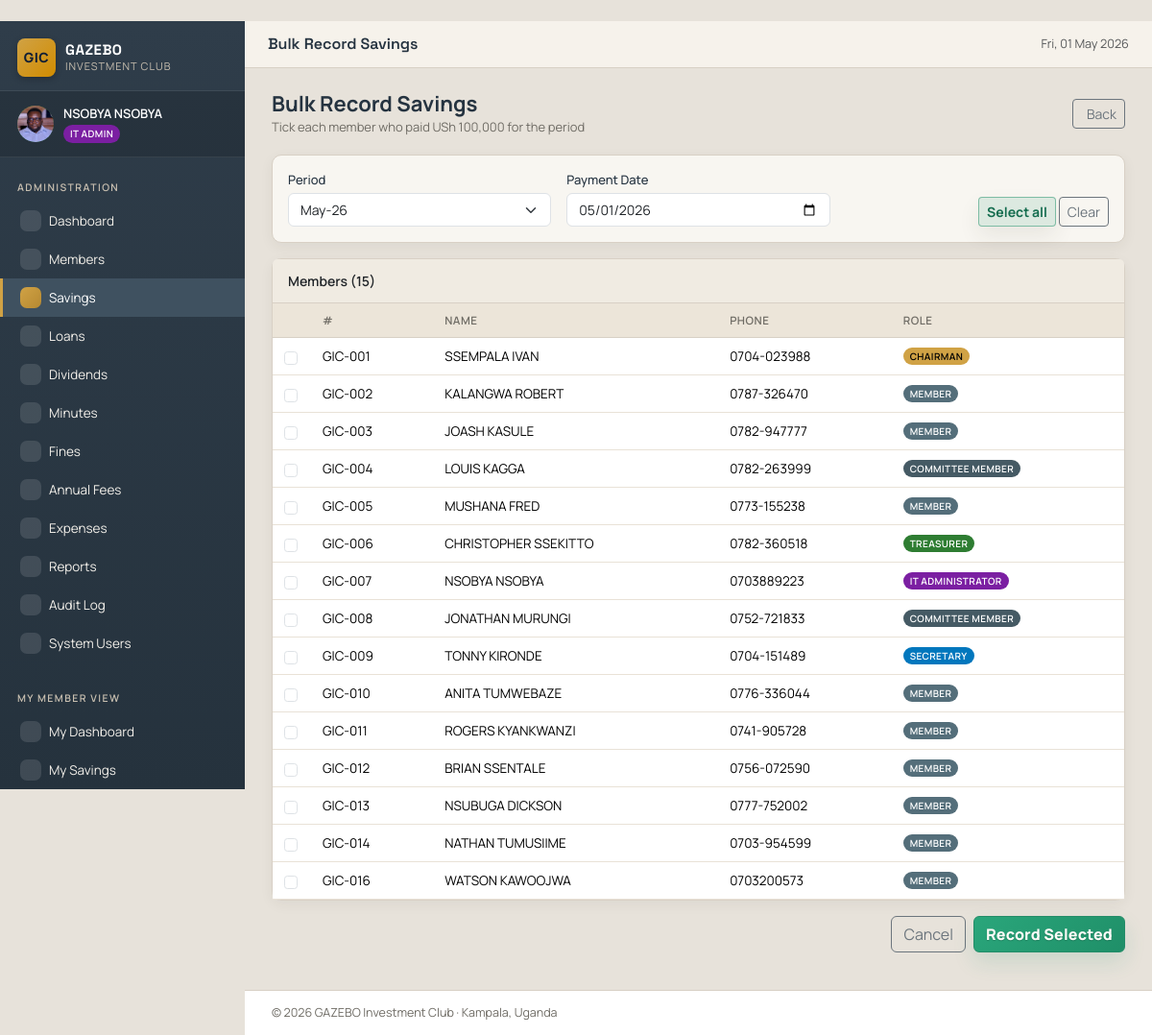
Before: /admin/savings/bulk (signed in) with the older database file.
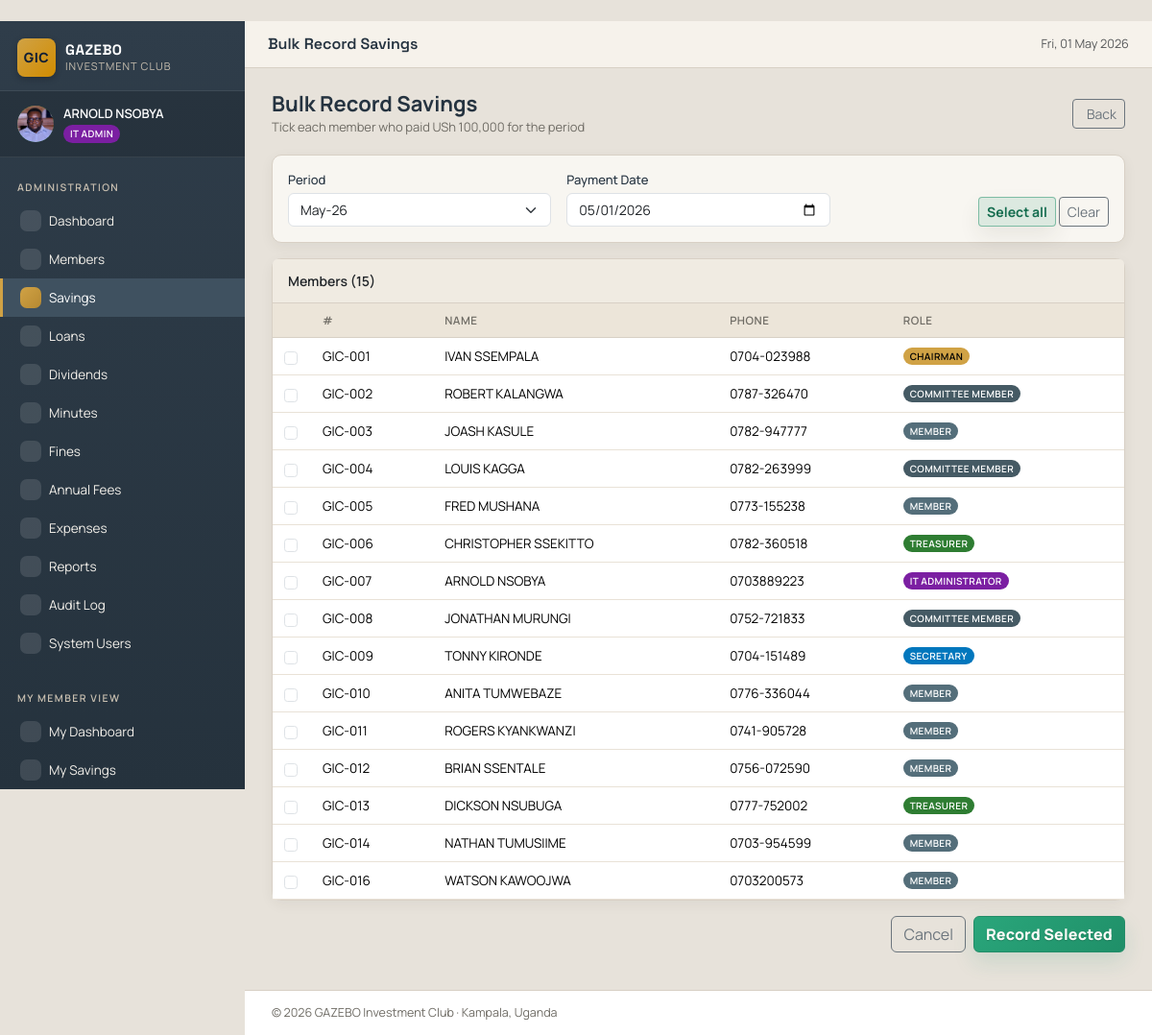
After: the same page with the newer database file.
### tables this page shows
CREATE TABLE members (
    id              INTEGER PRIMARY KEY AUTOINCREMENT,
    member_no       TEXT UNIQUE NOT NULL,         -- e.g. GIC-001
    full_name       TEXT NOT NULL,
    phone           TEXT,
    email           TEXT,
    national_id     TEXT,
    district        TEXT DEFAULT 'Kampala',
    address         TEXT,
    next_of_kin     TEXT,
    nok_phone       TEXT,
    role            TEXT NOT NULL DEFAULT 'MEMBER',
    join_date       DATE NOT NULL,
    status          TEXT DEFAULT 'Active',        -- Active / Inactive / Suspended
    photo_url       TEXT,
    notes           TEXT,
    created_at      TIMESTAMP DEFAULT CURRENT_TIMESTAMP,
    updated_at      TIMESTAMP DEFAULT CURRENT_TIMESTAMP
, surname TEXT, first_name TEXT, other_names TEXT, gender TEXT, date_of_birth DATE, nationality TEXT DEFAULT 'Ugandan', marital_status TEXT, tin TEXT, nid_copy_url TEXT, alt_phone TEXT, whatsapp_no TEXT, village_street TEXT, employment_status TEXT, occupation TEXT, employer_business TEXT, monthly_income REAL, monthly_contribution REAL DEFAULT 100000, preferred_pay_date INTEGER, mobile_money_no TEXT, bank_account_no TEXT, share_account_no TEXT, nok_relationship TEXT, nok_address TEXT);

### admin_routes.py (the view, shortened to what this page needs)
@bp.route('/savings/bulk', methods=['GET', 'POST'])
@role_required('IT_ADMIN', 'TREASURER')
def savings_bulk():
    db = get_db()
    members = db.execute(
        "SELECT * FROM members WHERE status='Active' ORDER BY member_no"
    ).fetchall()
    periods = all_savings_periods()
    cur_period = period_str(date.today())
    return render_template(
        'admin/savings_bulk.html',
        members=members, periods=periods, default_period=cur_period,
    )

### database.py (called while the page is built)
def get_db():
    if 'db' not in g:
        g.db = sqlite3.connect(
            current_app.config['DATABASE_PATH'],
            detect_types=sqlite3.PARSE_DECLTYPES,
        )
        g.db.row_factory = sqlite3.Row
        g.db.execute("PRAGMA foreign_keys = ON;")
    return g.db

### utils.py (called while the page is built)
def period_str(d):
    if isinstance(d, str):
        d = datetime.strptime(d, '%Y-%m-%d').date()
    return d.strftime('%Y-%m')

def period_label(period):
    if not period:
        return ''
    try:
        d = datetime.strptime(period, '%Y-%m')
        return d.strftime('%b-%y')
    except ValueError:
        return period

def list_periods(start_period, end_period):
    start = datetime.strptime(start_period, '%Y-%m')
    end = datetime.strptime(end_period, '%Y-%m')
    out = []
    cur = start
    while cur <= end:
        out.append(cur.strftime('%Y-%m'))
        cur += relativedelta(months=1)
    return out

def all_savings_periods(today=None):
    today = today or date.today()
    end = period_str(today)
    return list_periods(Config.SAVINGS_START_PERIOD, end)

### templates/admin/savings_bulk.html (shortened to what this page needs)
﻿{% extends "base.html" %}
{% block topbar %}Bulk Record Savings{% endblock %}
{% block content %}
<div class="page-header">
  <div><h1>Bulk Record Savings</h1><div class="subtitle">Tick each member who paid {{ CONFIG.MONTHLY_SAVINGS_AMOUNT|money }} for the period</div></div>
  <a href="{{ url_for('admin.savings_list', view='overview') }}" class="btn btn-outline-secondary btn-sm"> Back</a>
</div>
<form method="post">
  <div class="card mb-3">
    <div class="card-body row g-3 align-items-end">
      <div class="col-md-4">
        <label class="form-label">Period</label>
        <select name="period" class="form-select" required>
          {% for p in periods %}
          <option value="{{ p }}" {% if p == default_period %}selected{% endif %}>{{ p|period_label }}</option>
          {% endfor %}
        </select>
      </div>
      <div class="col-md-4">
        <label class="form-label">Payment Date</label>
        <input type="date" name="payment_date" class="form-control" value="{{ today.isoformat() }}">
      </div>
      <div class="col-md-4 text-end">
        <button type="button" class="btn btn-outline-primary btn-sm" onclick="document.querySelectorAll('input[name=member_ids]').forEach(c => c.checked = true)"> Select all</button>
        <button type="button" class="btn btn-outline-secondary btn-sm" onclick="document.querySelectorAll('input[name=member_ids]').forEach(c => c.checked = false)">Clear</button>
      </div>
    </div>
  </div>
  <div class="card">
    <div class="card-header">Members ({{ members|length }})</div>
    <div class="card-body p-0">
      <table class="table mb-0">
        <thead><tr><th width="40"></th><th>#</th><th>Name</th><th>Phone</th><th>Role</th></tr></thead>
        <tbody>
          {% for m in members %}
          <tr>
            <td><input type="checkbox" class="form-check-input" name="member_ids" value="{{ m.id }}" id="m{{ m.id }}"></td>
            <td><label for="m{{ m.id }}">{{ m.member_no }}</label></td>
            <td><label for="m{{ m.id }}" style="cursor:pointer">{{ m.full_name }}</label></td>
            <td>{{ m.phone or '-' }}</td>
            <td><span class="role-badge role-{{ m.role|lower }}">{{ ROLES[m.role].name }}</span></td>
          </tr>
          {% endfor %}
        </tbody>
      </table>
    </div>
  </div>
  <div class="d-flex justify-content-end gap-2 mt-3">
    <a href="{{ url_for('admin.savings_list', view='overview') }}" class="btn btn-outline-secondary">Cancel</a>
    <button type="submit" class="btn btn-primary"> Record Selected</button>
  </div>
</form>
{% endblock %}

### templates/base.html (shortened to what the changed rows need)
﻿<!doctype html>
<html lang="en">
<head>
  <link href="https://cdn.jsdelivr.net/npm/bootstrap@5.3.3/dist/css/bootstrap.min.css" rel="stylesheet">
  <link href="https://cdn.jsdelivr.net/npm/bootstrap-icons@1.11.3/font/bootstrap-icons.css" rel="stylesheet">
  <link rel="stylesheet" href="https://unpkg.com/@phosphor-icons/web@2.1.1/src/regular/style.css">
  <link rel="stylesheet" href="{{ url_for('static', filename='css/style.css') }}">
</head>
<body class="app-body">
  {% if session.user_id %}
  <div class="app-shell">
    <aside class="app-sidebar" id="sidebar">
      <div class="brand">
        <div class="brand-mark">GIC</div>
        <div class="brand-text">
          <div class="brand-name">GAZEBO</div>
          <div class="brand-sub">Investment Club</div>
        </div>
      </div>
      <div class="user-card">
        <div class="user-avatar">
          {% if session.photo_url %}
          <img src="{{ url_for('static', filename=session.photo_url) }}" alt="Profile photo" class="avatar-img">
          {% else %}
          {{ session.full_name[0]|upper if session.full_name else 'U' }}
          {% endif %}
        </div>
        <div class="user-meta">
          <div class="user-name">{{ session.full_name }}</div>
          <div class="user-role">
            <span class="role-badge role-{{ session.role|lower }}">
              {% if session.role == 'IT_ADMIN' %}IT Admin
              {% elif session.role == 'CHAIRMAN' %}Chairman
              {% elif session.role == 'SECRETARY' %}Secretary
              {% elif session.role == 'TREASURER' %}Treasurer
              {% elif session.role == 'COMMITTEE' %}Committee
              {% else %}Member{% endif %}
            </span>
          </div>
        </div>
      </div>
      <nav class="app-nav">
        {% if ROLES[session.role].admin %}
          <div class="nav-section">Administration</div>
          <a href="{{ url_for('admin.dashboard') }}" class="nav-link {% if request.endpoint == 'admin.dashboard' %}active{% endif %}">
            <i class="ph ph-gauge"></i> Dashboard
          </a>
          <a href="{{ url_for('admin.members_list') }}" class="nav-link {% if request.endpoint and request.endpoint.startswith('admin.member') %}active{% endif %}">
            <i class="ph ph-users-three"></i> Members
          </a>
          <a href="{{ url_for('admin.savings_list') }}" class="nav-link {% if request.endpoint and request.endpoint.startswith('admin.savings') %}active{% endif %}">
            <i class="ph ph-bank"></i> Savings
          </a>
          <a href="{{ url_for('admin.loans_list') }}" class="nav-link {% if request.endpoint and request.endpoint.startswith('admin.loan') %}active{% endif %}">
            <i class="ph ph-hand-coins"></i> Loans
          </a>
          <a href="{{ url_for('admin.dividends_list') }}" class="nav-link {% if request.endpoint and request.endpoint.startswith('admin.dividend') %}active{% endif %}">
            <i class="ph ph-chart-line-up"></i> Dividends
          </a>
          <a href="{{ url_for('admin.minutes_list') }}" class="nav-link {% if request.endpoint and request.endpoint.startswith('admin.minutes') %}active{% endif %}">
            <i class="ph ph-notepad"></i> Minutes
          </a>
          <a href="{{ url_for('admin.fines_list') }}" class="nav-link {% if request.endpoint and request.endpoint.startswith('admin.fines') %}active{% endif %}">
            <i class="ph ph-warning-octagon"></i> Fines
          </a>
          <a href="{{ url_for('admin.fees_list') }}" class="nav-link {% if request.endpoint and request.endpoint.startswith('admin.fees') %}active{% endif %}">
            <i class="ph ph-receipt"></i> Annual Fees
          </a>
          <a href="{{ url_for('admin.expenses_list') }}" class="nav-link {% if request.endpoint and request.endpoint.startswith('admin.expenses') %}active{% endif %}" style="position:relative">
            <i class="ph ph-wallet"></i> Expenses
          </a>
          <a href="{{ url_for('admin.reports') }}" class="nav-link {% if request.endpoint == 'admin.reports' %}active{% endif %}">
            <i class="ph ph-chart-bar"></i> Reports
          </a>
          <a href="{{ url_for('admin.audit_list') }}" class="nav-link {% if request.endpoint == 'admin.audit_list' %}active{% endif %}">
            <i class="ph ph-shield-check"></i> Audit Log
          </a>
          <a href="{{ url_for('admin.users_list') }}" class="nav-link {% if request.endpoint and request.endpoint.startswith('admin.users') %}active{% endif %}">
            <i class="ph ph-user-gear"></i> System Users
          </a>
          <div class="nav-section mt-3">My Member View</div>
          <a href="{{ url_for('member.dashboard') }}" class="nav-link {% if request.endpoint == 'member.dashboard' %}active{% endif %}">
            <i class="ph ph-house-line"></i> My Dashboard
          </a>
          <a href="{{ url_for('member.savings_statement') }}" class="nav-link {% if request.endpoint == 'member.savings_statement' %}active{% endif %}">
            <i class="ph ph-file-text"></i> My Savings
          </a>
        {% endif %}
      </nav>
    </aside>
    <div class="app-content">
      <header class="app-topbar">
        <div class="topbar-title">{% block topbar %}{% endblock %}</div>
        <div class="topbar-actions">
          <span class="text-muted small d-none d-md-inline">{{ today.strftime('%a, %d %b %Y') }}</span>
        </div>
      </header>
      <main class="app-main">
        {% block content %}{% endblock %}
      </main>
      <footer class="app-footer">
        &copy; {{ today.year }} {{ CONFIG.CLUB_NAME }} &middot; {{ CONFIG.CLUB_LOCATION }}
      </footer>
    </div>
  </div>
  {% else %}
    {% block auth_content %}{% endblock %}
  {% endif %}
</body>
</html>

Changed rows visible on the page:
changed members "GIC-007": full_name "NSOBYA NSOBYA" → "ARNOLD NSOBYA"
changed members "GIC-001": full_name "SSEMPALA IVAN" → "IVAN SSEMPALA"
changed members "GIC-002": full_name "KALANGWA ROBERT" → "ROBERT KALANGWA"; role "MEMBER" → "COMMITTEE MEMBER"
changed members "GIC-005": full_name "MUSHANA FRED" → "FRED MUSHANA"
changed members "GIC-013": full_name "NSUBUGA DICKSON" → "DICKSON NSUBUGA"; role "MEMBER" → "TREASURER"
